Frame 1 (no input): blank canvas, image omitted
Frame 60 (the mouse pressed at the canvas centre just before this capture): blank canvas, image omitted
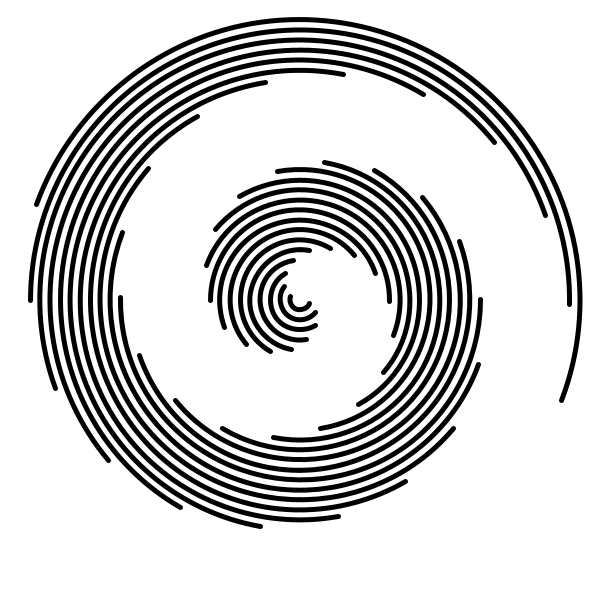
Frame 120 (the mouse held since frame 60 and released just before this capture)

The Processing sketch whose frames 1 and 60 were blank and that drew this single picture after the mouse press (run headless with seeded random() and noise(); from frame 60 on, the mouse is pressed at the canvas centre):

// Processing sketch: CirlcleWithMouse
// ── CirlcleWithMouse.pde
int gap = 20;
int thickness = 5;

void setup(){
  size(600, 600);
  noFill();
  strokeWeight(thickness);
  stroke(0);
}

void draw(){
  background(255);
  float arcLength = mouseX / 95.0;
  for(int i = gap; i<width-gap; i+=gap){
    float angle = radians(i);
    arc(width/2, height/2, i, i, angle, angle + arcLength);
  }
}
